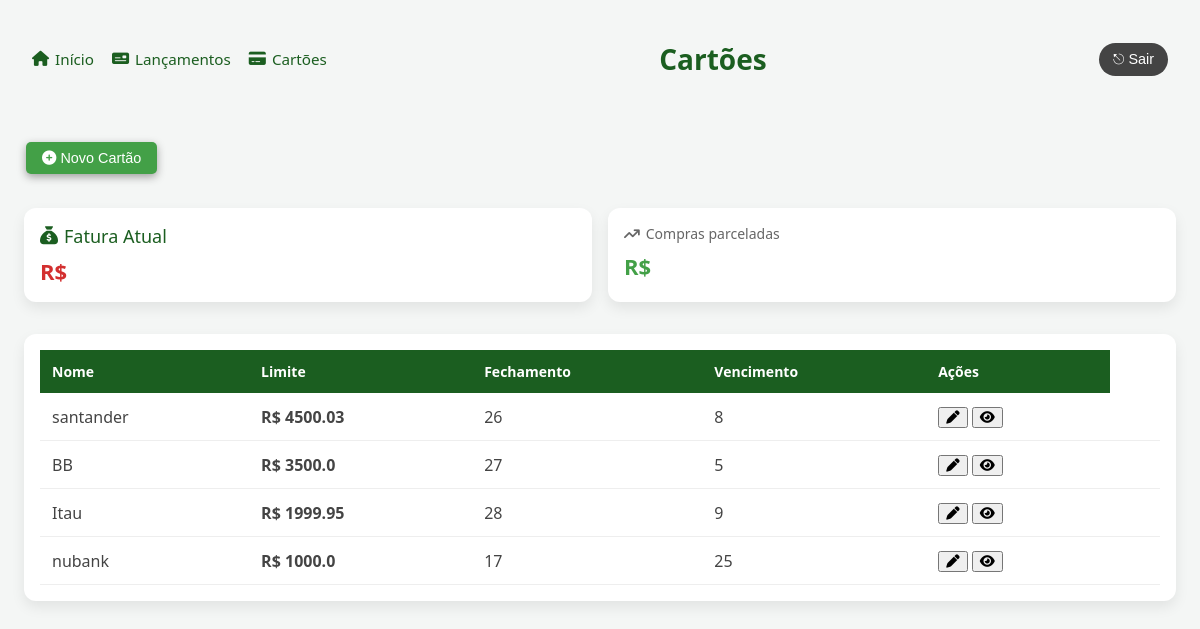
Screenshot of /cartoes/ with the database file from the repository.
### contas/models/cartao.py (models this page shows, shortened)
class Cartao(models.Model):
    descricao = models.CharField(max_length=70)
    limite = models.FloatField()
    fechamento = models.IntegerField()
    vencimento = models.IntegerField()
    dt_criacao = models.DateTimeField(auto_now=True)
    dt_update = models.DateTimeField(auto_now=True)
    class Meta:
        verbose_name_plural = 'Cartoes'

### contas/views/cartoes.py (the view)
# urls.py: 2. Add a URL to urlpatterns:  path('', views.home, name='home')
def home(request):
    cartoes = Cartao.objects.all
    return render(request, 'contas/cartoes.html', {
        'cartoes': cartoes,
        'path': "cartoes_path",
        'titulo': "Cartões",
        'titulo_tem_setas': False
    })

### contas/templates/contas/cartoes.html (shortened to what this page needs)
{% load static %}
<!DOCTYPE html>
<html lang="pt-br">
<head>
    <link rel="stylesheet"
          href="https://cdnjs.cloudflare.com/ajax/libs/font-awesome/6.5.1/css/all.min.css"/>
    <link rel="stylesheet" href="{% static 'contas/app.css' %}">
</head>
<body>
<div class="header">
    {% include "contas/shared/_menu.html" %}
    {% include "contas/shared/_competencia.html" %}
    <div class="login">
        <button class="logout-btn">
            ⎋ Sair
        </button>
    </div>
</div>
 <div class="acoes">
    <button class="add-lancamento-btn" onclick="openModal()">
        <i class="fa-solid fa-circle-plus"></i> Novo Cartão
    </button>
</div>
<div class="cards">
    <div class="card saldo">
        <h3><i class="fa-solid fa-sack-dollar"></i> Fatura Atual</h3>
        <p class="despesa">R$ </p>
    </div>
    <div class="card">
        <h3><i class="fa-solid fa-arrow-trend-up"></i> Compras parceladas</h3>
        <p class="receita">R$ </p>
    </div>
</div>
<div class="table-container">
    <table>
        <thead>
            <tr>
                <th>Nome</th>
                <th>Limite</th>
                <th>Fechamento</th>
                <th>Vencimento</th>
                <th>Ações</th>
            </tr>
        </thead>
        <tbody>
        {% for c in cartoes %}
            <tr>
                <td>{{ c.descricao }}</td>
                <td class="valor">R$ {{ c.limite }}</td>
                <td>{{ c.fechamento }}</td>
                <td>{{ c.vencimento }}</td>
                <td><button onclick="openEditModal(
                        '{{ c.id }}',
                        '{{ c.descricao }}',
                        '{{ c.limite }}',
                        '{{ c.fechamento }}',
                        '{{ c.vencimento }}')">
                        <i class="fa-solid fa-pen"></i>
                    </button>
                    <a href="{% url 'cartao_show_path' c.id %}">
                        <button>
                            <i class="fa-solid fa-eye"></i>
                        </button>
                    </a>
                </td>
                <td></td>
            </tr>
        {% endfor %}
        </tbody>
    </table>
</div>
</body>
</html>

### contas/static/contas/app.css (style rules this page uses)
:root { --verde-principal: #1b5e20; --verde-claro: #43a047; --verde-agua: #66bb6a; --amarelo: #fbc02d; --cinza-bg: #f4f6f5; --cinza-texto: #444; --cinza-texto-hover: #636363; --cinza-shadow: #9e9e9e; --branco: #ffffff; }
body { font-family: system-ui, -apple-system, BlinkMacSystemFont, sans-serif; background: var(--cinza-bg); margin: 0; padding: 24px; color: var(--cinza-texto); }
.header { display: grid; grid-template-columns: auto 1fr auto; align-items: center; padding: 16px 8px; margin-bottom: 32px; }
.menu, .login { display: flex; align-items: center; gap: 12px; }
.logout-btn { background-color: var(--cinza-texto); color: white; border: none; padding: 8px 14px; border-radius: 20px; cursor: pointer; font-size: 0.9rem; }
.acoes { display: flex; align-items: left; justify-content: left; padding: 16px 16px 16px 2px; gap: 24px; }
.add-lancamento-btn { background-color: var(--verde-claro); color: white; border: none; border-radius: 5px; box-shadow: 0 3px 8px var(--cinza-shadow); padding: 8px 16px; margin-bottom: 18px; cursor: pointer; font-size: 0.9rem; }
.cards { display: grid; grid-template-columns: repeat(auto-fit, minmax(220px, 1fr)); gap: 16px; margin-bottom: 32px; }
.card { background: var(--branco); border-radius: 12px; padding: 16px; box-shadow: 0 6px 14px rgba(0,0,0,.08); }
.card h3 { margin: 0 0 8px; font-size: 14px; font-weight: 500; color: #666; display: flex; align-items: center; gap: 6px; }
.card p { margin: 0; font-size: 22px; font-weight: 600; }
.saldo h3 { font-size: 18px; color: #1b5e20; }
.receita { color: var(--verde-claro); }
.despesa { color: #d32f2f; }
.table-container { background: var(--branco); border-radius: 12px; padding: 16px; box-shadow: 0 6px 14px rgba(0,0,0,.08); }
table { width: 100%; border-collapse: collapse; }
thead { background: var(--verde-principal); color: var(--branco); }
th, td { padding: 12px; text-align: left; }
th { font-size: 14px; font-weight: 600; }
tbody tr { border-bottom: 1px solid #eee; }
.valor { font-weight: 600; }
.pago, .receita { color: var(--verde-claro); }
.nao-pago, .despesa { color: #d32f2f; }

### rows the page displays
Cartao: descricao "santander", limite "4500.03", fechamento "26", vencimento "8"
Cartao: descricao "BB", limite "3500.0", fechamento "27", vencimento "5"
Cartao: descricao "Itau", limite "1999.95", fechamento "28", vencimento "9"
Cartao: descricao "nubank", limite "1000.0", fechamento "17", vencimento "25"

### other values shown
{{ titulo }} "Cartões"
